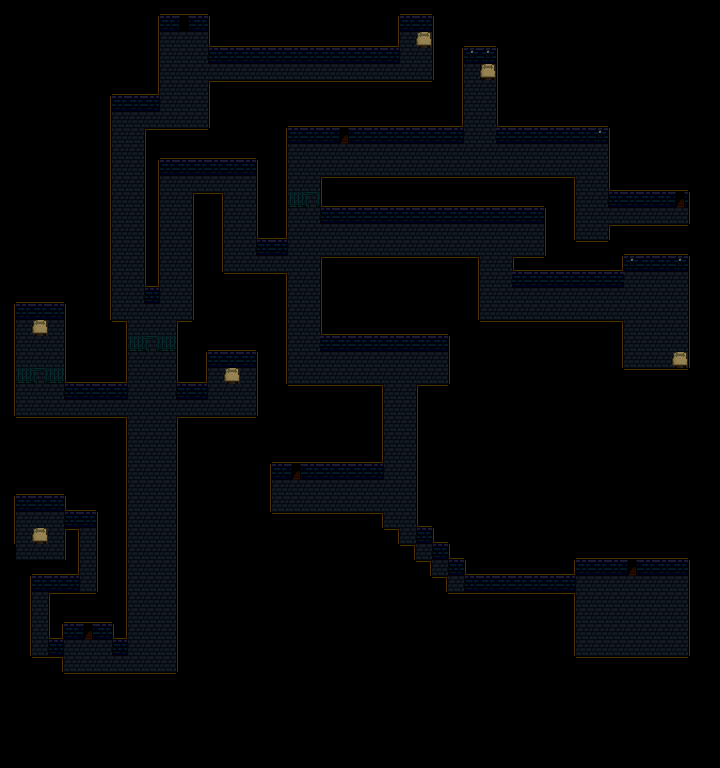

Tiled map render using the project's own tile images. Description and the map definition, with tile-layer contents summarised, below:
An orthogonal 45x48 tile map with 16x16 px tiles, 4 tile layers (background, grille, collision, foreground) and 6 objects.

<map version="1.0" orientation="orthogonal" renderorder="right-down" width="45" height="48" tilewidth="16" tileheight="16" nextobjectid="1">
 <tileset firstgid="1" name="tiles satanus" tilewidth="16" tileheight="16" tilecount="1000">
  <image source="../Documents/tiles satanus.png" width="640" height="400" />
  <tile id="40">
   <objectgroup draworder="index">
    <object id="0" x="0" y="13" width="16" height="3.04348" />
   </objectgroup>
  </tile>
  <tile id="41">
   <objectgroup draworder="index">
    <object id="0" x="0.0869565" y="0.0434783" width="16" height="16" />
   </objectgroup>
  </tile>
  <tile id="80">
   <objectgroup draworder="index">
    <object id="0" x="4" y="0.0434783" width="8.95652" height="15.913" />
   </objectgroup>
  </tile>
  <tile id="81">
   <objectgroup draworder="index">
    <object id="0" x="6" y="0.0434783" width="3.91304" height="15.913" />
   </objectgroup>
  </tile>
  <tile id="121">
   <objectgroup draworder="index">
    <object id="0" x="2.95652" y="-0.0434783" width="10" height="16" />
   </objectgroup>
  </tile>
  <tile id="330">
   <objectgroup draworder="index">
    <object id="0" x="0" y="0.25" width="16" height="15.25" />
   </objectgroup>
  </tile>
 </tileset>
 <layer name="background" width="45" height="48">
  <data>[2160 cells, 533 non-empty, 5 distinct tile ids]</data>
 </layer>
 <layer name="grille" width="45" height="48">
  <data>[2160 cells, 5 non-empty, 2 distinct tile ids]</data>
 </layer>
 <layer name="collision" width="45" height="48">
  <data>[2160 cells, 594 non-empty, 15 distinct tile ids]</data>
 </layer>
 <layer name="foreground" width="45" height="48">
  <data>[2160 cells, 132 non-empty, 8 distinct tile ids]</data>
 </layer>
 <objectgroup name="objet" visible="0" />
</map>
